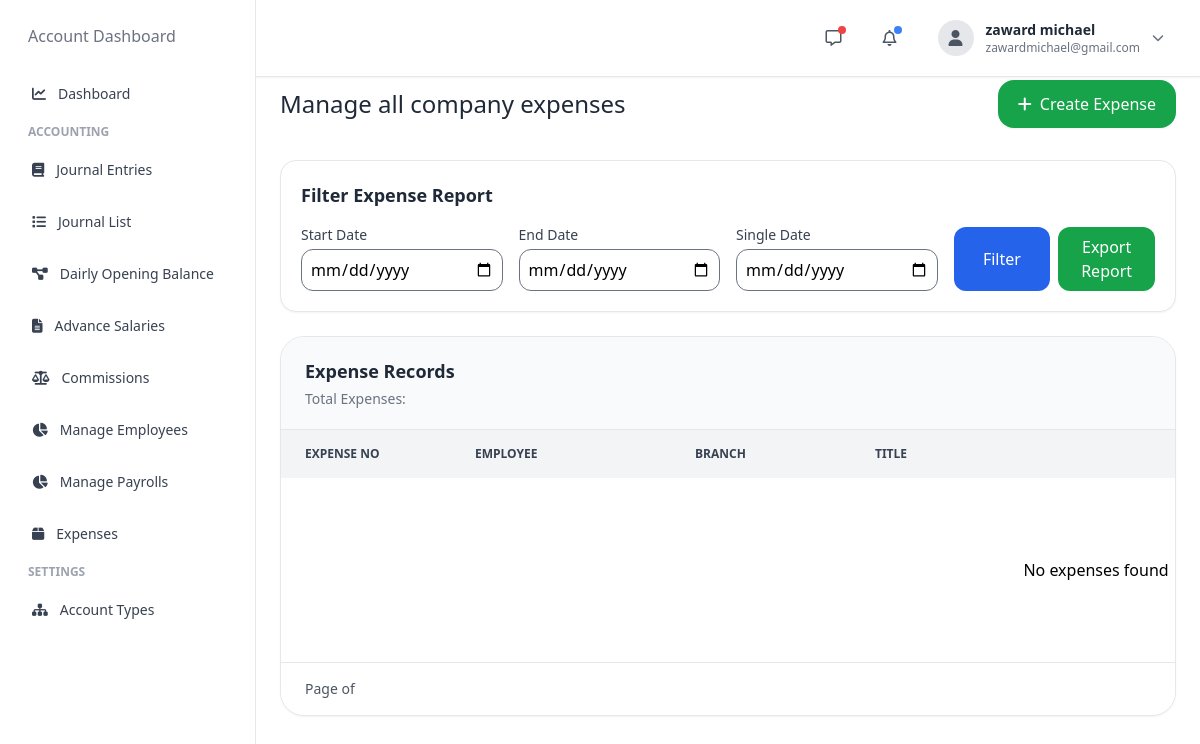
The page /expenses/advance-salary-expenses/ (signed in) on the database as committed earlier.
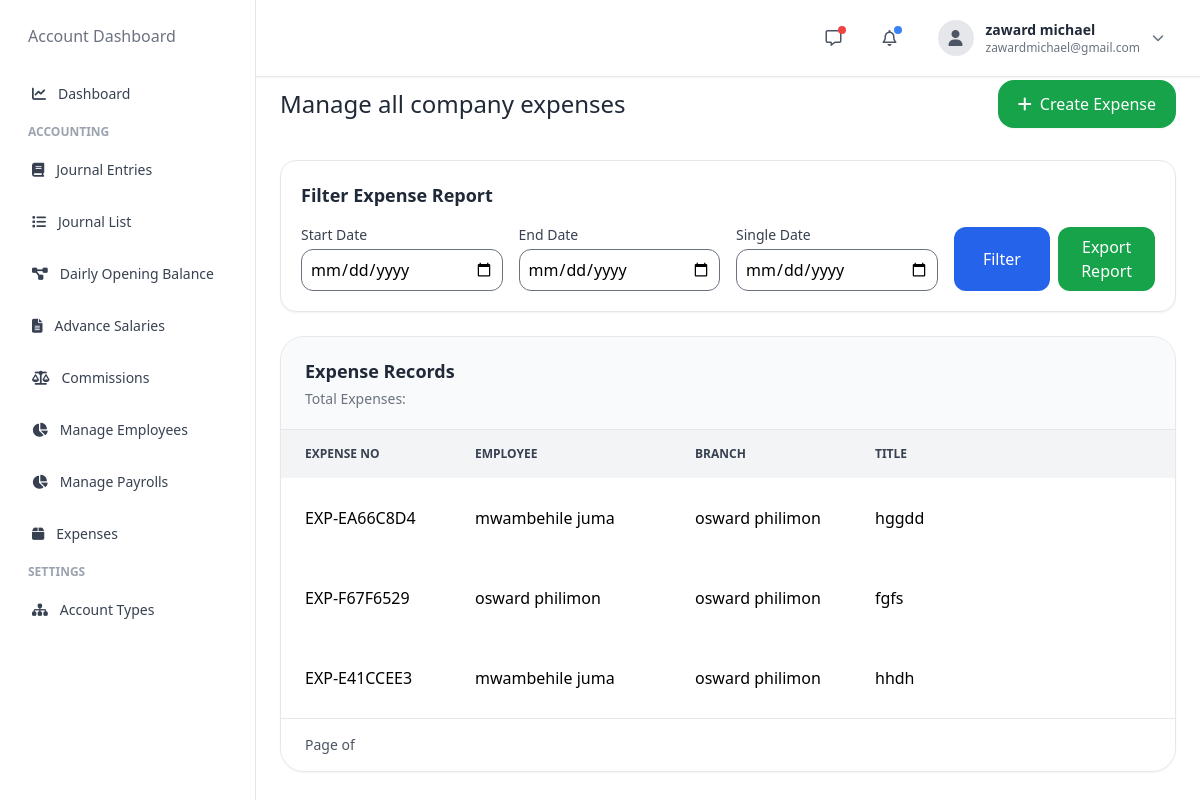
The same page on the database as committed later.
### accounts/models.py (models this page shows, shortened)
class User(AbstractBaseUser, PermissionsMixin):
    company = models.ForeignKey(
        Company,
        on_delete=models.SET_NULL,
        null=True,
        blank=True
    )
    branch = models.ForeignKey(
        Branch,
        on_delete=models.SET_NULL,
        null=True,
        blank=True
    )
    department = models.ForeignKey(
        Department,
        on_delete=models.SET_NULL,
        null=True,
        blank=True
    )
    position = models.ForeignKey(
        Position,
        on_delete=models.SET_NULL,
        null=True,
        blank=True
    )
    email = models.EmailField(unique=True)
    first_name = models.CharField(
        max_length=50,
        blank=True,
        null=True
    )
    last_name = models.CharField(
        max_length=50,
        blank=True,
        null=True
    )
    contact = models.CharField(
        max_length=13,
        blank=True,
        null=True,
        validators=[
            RegexValidator(
                regex=r'^(?:\+255|0)[67][0-9]{8}$',
                message='Enter valid Tanzanian number'
            )
        ]
    )
    is_active = models.BooleanField(default=True)
    is_staff = models.BooleanField(default=False)
    date_joined = models.DateTimeField(
        default=timezone.now
    )
    updated_at = models.DateTimeField(auto_now=True)
    objects = CustomUserManager()
    USERNAME_FIELD = 'email'
    REQUIRED_FIELDS = []

class Branch(models.Model):
    company = models.ForeignKey(
        Company,
        on_delete=models.CASCADE,
        related_name='branches'
    )
    name = models.CharField(max_length=255)
    code = models.CharField(
        max_length=50,
        unique=True
    )
    location = models.CharField(
        max_length=255,
        blank=True,
        null=True
    )
    created_at = models.DateTimeField(auto_now_add=True)
    is_active = models.BooleanField(default=True)

### expenses/models.py (models this page shows, shortened)
class Expense(models.Model):
    STATUS_CHOICES = (
        ('draft', 'Draft'),
        ('submitted', 'Submitted'),
        ('approved', 'Approved'),
        ('rejected', 'Rejected'),
        ('paid', 'Paid'),
    )
    company = models.ForeignKey(
        Company,
        on_delete=models.CASCADE
    )
    category = models.ForeignKey(
        'ExpenseCategory',
        on_delete=models.PROTECT
    )
    branch = models.ForeignKey(
        Branch,
        on_delete=models.PROTECT,
        related_name='expenses',
        blank=True,
        null=True
    )
    expense_number = models.CharField(
        max_length=100,
        unique=True
    )
    title = models.CharField(max_length=255)
    description = models.TextField(
        blank=True,
        null=True
    )
    amount = models.DecimalField(
        max_digits=18,
        decimal_places=2
    )
    expense_date = models.DateField()
    employee = models.ForeignKey(
        User,
        on_delete=models.SET_NULL,
        null=True,
        blank=True,
        related_name='employee_expenses'
    )
    salary_amount = models.DecimalField(
        max_digits=18,
        decimal_places=2,
        default=0
    )
    paid_amount = models.DecimalField(
        max_digits=18,
        decimal_places=2,
        default=0
    )
    remaining_balance = models.DecimalField(
        max_digits=18,
        decimal_places=2,
        default=0
    )
    attachment = models.FileField(
        upload_to='expenses/',
        blank=True,
        null=True
    )
    status = models.CharField(
        max_length=20,
        choices=STATUS_CHOICES,
        default='draft'
    )
    submitted_by = models.ForeignKey(
        User,
        on_delete=models.SET_NULL,
        null=True,
        related_name='submitted_expenses'
    )
    approved_by = models.ForeignKey(
        User,
        on_delete=models.SET_NULL,
        null=True,
        blank=True,
        related_name='approved_expenses'
    )
    approved_at = models.DateTimeField(
        blank=True,
        null=True
    )
    created_at = models.DateTimeField(
        auto_now_add=True
    )
    updated_at = models.DateTimeField(
        auto_now=True
    )

### expenses/views.py (the view)
# urls.py: path( 'advance-salary-expenses/', views.advance_salary_expense_list, name='advance_salary_expense_list' ),
@login_required
def advance_salary_expense_list(request):
    company = request.user.company
    expenses = (
        Expense.objects.filter(
            company=company,
            category__name__iexact='Advance Salary'
        )
        .select_related(
            'category',
            'submitted_by',
            'branch'
        )
        .order_by(
            '-created_at'
        )
    )
    context = {
        'expenses': expenses
    }
    return render(
        request,
        'accounting/advance_expenses_list.html',
        context
    )

### templates/accounting/advance_expenses_list.html (shortened to what this page needs)
{% extends 'accounting/base.html' %}
{% load humanize %}
{% block content %}
{% include 'accounting/nav.html' %}
{% include 'accounting/sidebar.html' %}
<div class="sm:ml-64 min-h-screen pt-20 px-4 md:px-6 pb-10 ">
    <div class="max-w-7xl mx-auto">
        <div class="flex flex-col lg:flex-row lg:items-center lg:justify-between gap-4 mb-8">
            <div>
                <h1 class="text-2xl text-gray-800">
                    Manage all company expenses
                </h1>
            </div>
            <a href="{% url 'account_create_expense' %}"
               class="inline-flex items-center gap-2 px-5 py-3 bg-green-600 hover:bg-green-700 text-white rounded-2xl shadow-sm">
                <i class="fa-solid fa-plus"></i>
                <span>Create Expense</span>
            </a>
        </div>
<div class="bg-white border rounded-2xl shadow-sm p-5 mb-6">
    <h3 class="text-lg font-semibold text-gray-800 mb-4">
        Filter Expense Report
    </h3>
    <form method="GET" class="grid grid-cols-1 md:grid-cols-4 gap-4 items-end">
        <div>
            <label class="block text-sm font-medium text-gray-700 mb-1">
                Start Date
            </label>
            <input type="date"
                   name="start_date"
                   value="{{ request.GET.start_date }}"
                   class="w-full border rounded-xl p-2">
        </div>
        <div>
            <label class="block text-sm font-medium text-gray-700 mb-1">
                End Date
            </label>
            <input type="date"
                   name="end_date"
                   value="{{ request.GET.end_date }}"
                   class="w-full border rounded-xl p-2">
        </div>
        <div>
            <label class="block text-sm font-medium text-gray-700 mb-1">
                Single Date
            </label>
            <input type="date"
                   name="date"
                   value="{{ request.GET.date }}"
                   class="w-full border rounded-xl p-2">
        </div>
        <div class="flex gap-2">
            <button type="submit"
                    class="bg-blue-600 hover:bg-blue-700 text-white px-4 py-2 rounded-xl w-full">
                Filter
            </button>
            <a href="{% url 'expense_report_pdf' %}?start_date={{ request.GET.start_date }}&end_date={{ request.GET.end_date }}&date={{ request.GET.date }}"
               class="bg-green-600 hover:bg-green-700 text-white px-4 py-2 rounded-xl w-full text-center">
                Export Report
            </a>
        </div>
    </form>
</div>
        <div class="bg-white border border-gray-200 rounded-3xl shadow-sm overflow-hidden">
            <div class="px-6 py-5 border-b bg-gray-50">
                <div class="flex flex-col lg:flex-row lg:items-center lg:justify-between gap-5">
                    <div>
                        <h2 class="text-lg font-semibold text-gray-800">
                            Expense Records
                        </h2>
                        <p class="text-sm text-gray-500 mt-1">
                            Total Expenses:
                        </p>
                    </div>
                </div>
            </div>
            <div class="w-full overflow-x-auto">
                <table class="min-w-[1800px] w-full table-fixed border-collapse">
                    <thead class="bg-gray-100 text-gray-700 uppercase text-xs">
                        <tr>
                            <th class="w-[170px] px-6 py-4 text-left whitespace-nowrap">
    Expense No
</th>
<th class="w-[220px] px-6 py-4 text-left whitespace-nowrap">
    Employee
</th>
<th class="w-[180px] px-6 py-4 text-left whitespace-nowrap">
    Branch
</th>
<th class="w-[300px] px-6 py-4 text-left whitespace-nowrap">
    Title
</th>
<th class="w-[180px] px-6 py-4 text-left whitespace-nowrap">
</th>
                        </tr>
                    </thead>
                    <tbody>
                        {% for expense in expenses %}
                        <tr class="expense-row"
                            data-number="{{ expense.expense_number|lower }}"
                            data-title="{{ expense.title|lower }}"
                            data-category="{{ expense.category.name|lower }}">
                            <td class="px-6 py-5">
                                {{ expense.expense_number }}
                            </td>
                            <td class="px-6 py-5">
    {% if expense.category.name == "Advance Salary" %}
        {% if expense.employee %}
            {{ expense.employee.first_name }} {{ expense.employee.last_name }}
        {% else %}
            -
        {% endif %}
    {% else %}
        -
    {% endif %}
</td>
                            <td class="px-6 py-5">
                                {{ expense.branch.name }}
                            </td>
                            <td class="px-6 py-5">
                                {{ expense.title }}
                            </td>
                            <td class="px-6 py-5">
                            </td>
                        </tr>
                        {% empty %}
                        <tr>
                            <td colspan="8" class="text-center py-20">
                                No expenses found
                            </td>
                        </tr>
                        {% endfor %}
                    </tbody>
                </table>
            </div>
            <div class="flex items-center justify-between px-6 py-4 border-t bg-white">
                <p class="text-sm text-gray-600">
                    Page {{ expenses.number }} of {{ expenses.paginator.num_pages }}
                </p>
            </div>
        </div>
    </div>
</div>
{% endblock %}

### templates/accounting/nav.html (shortened to what this page needs)
<link rel="stylesheet" href="https://cdnjs.cloudflare.com/ajax/libs/font-awesome/6.5.0/css/all.min.css">
<nav class="fixed top-0 z-50 w-full bg-white border-b border-gray-200 shadow-sm dark:bg-gray-900 dark:border-gray-700">
  <div class="px-4 py-3 lg:px-6">
    <div class="flex items-center justify-between">
      <div class="flex items-center gap-4">
       <button id="sidebarToggle"
    class="w-10 h-10 flex items-center justify-center rounded-lg hover:bg-gray-100 dark:hover:bg-gray-800">
</button>
      </div>
      <div class="flex items-center gap-4">
        <button class="relative w-10 h-10 flex items-center justify-center rounded-lg hover:bg-gray-100 dark:hover:bg-gray-800">
          <i class="fa-regular fa-message text-gray-600 dark:text-gray-300"></i>
          <span class="absolute top-2 right-2 w-2 h-2 bg-red-500 rounded-full"></span>
        </button>
        <button class="relative w-10 h-10 flex items-center justify-center rounded-lg hover:bg-gray-100 dark:hover:bg-gray-800">
          <i class="fa-regular fa-bell text-gray-600 dark:text-gray-300"></i>
          <span class="absolute top-2 right-2 w-2 h-2 bg-blue-500 rounded-full"></span>
        </button>
        <div class="relative">
          <button id="userDropdownBtn"
            class="flex items-center gap-3 px-3 py-2 rounded-lg hover:bg-gray-100 dark:hover:bg-gray-800">
            <div class="w-9 h-9 flex items-center justify-center rounded-full bg-gray-200 dark:bg-gray-700">
              <i class="fa-solid fa-user text-gray-600 dark:text-gray-300"></i>
            </div>
            <div class="hidden md:block text-left">
              <h2 class="text-sm font-semibold text-gray-800 dark:text-white">
                {{ request.user.first_name }} {{ request.user.last_name }}
              </h2>
              <p class="text-xs text-gray-500 dark:text-gray-400">
                {{ request.user.email }}
              </p>
            </div>
            <i class="fa-solid fa-chevron-down text-xs text-gray-500"></i>
          </button>
        </div>
      </div>
    </div>
  </div>
</nav>

Rows that differ between the two databases and show on the page:
added Expense: expense_number "EXP-EA66C8D4", employee.first_name "mwambehile", employee.last_name "juma", branch.name "osward philimon", title "hggdd"
added Expense: expense_number "EXP-F67F6529", employee.first_name "osward", employee.last_name "philimon", branch.name "osward philimon", title "fgfs"
added Expense: expense_number "EXP-E41CCEE3", employee.first_name "mwambehile", employee.last_name "juma", branch.name "osward philimon", title "hhdh"
Other text that changed with them:
text no longer shown: "No expenses found"
